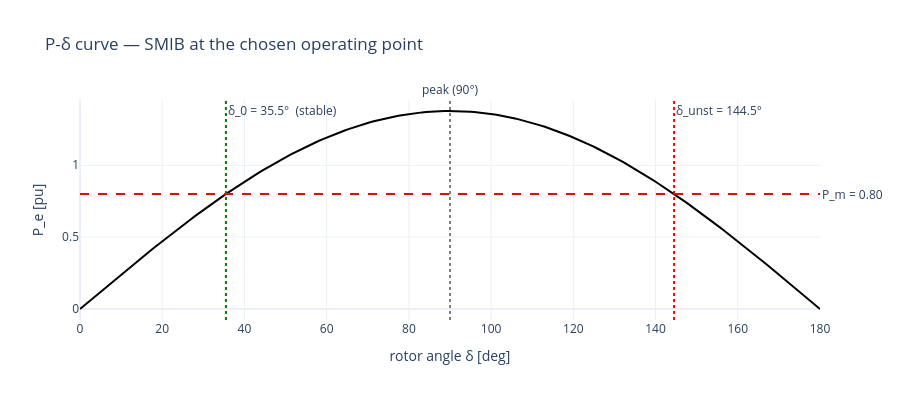

Notebook source saved alongside this figure:
### Code cell
\
# Plot the P-delta curve with both equilibria marked.
delta_axis = np.linspace(0, math.pi, 200)
Pe_curve = Pmax * np.sin(delta_axis)

fig = go.Figure()
fig.add_trace(go.Scatter(
    x=np.degrees(delta_axis), y=Pe_curve, mode='lines',
    name='P_e(δ) = (E·V/X)·sin δ', line=dict(color='black', width=2)))
fig.add_hline(y=Pm, line_dash='dash', line_color='red',
              annotation_text=f'P_m = {Pm:.2f}', annotation_position='right')
fig.add_vline(x=math.degrees(delta_0), line_dash='dot', line_color='green',
              annotation_text=f'δ_0 = {math.degrees(delta_0):.1f}°  (stable)')
fig.add_vline(x=math.degrees(delta_unst), line_dash='dot', line_color='red',
              annotation_text=f'δ_unst = {math.degrees(delta_unst):.1f}°')
fig.add_vline(x=90, line_dash='dot', line_color='gray',
              annotation_text='peak (90°)', annotation_position='top')
fig.update_layout(title='P-δ curve — SMIB at the chosen operating point',
                  xaxis_title='rotor angle δ [deg]',
                  yaxis_title='P_e [pu]', template='plotly_white', height=400)
fig.show()

### Figure 1 — Plotly figure (JSON) as saved in the notebook; plotly's stock layout.template omitted (floating-point values rounded to 4 significant figures; data arrays with more than 128 entries replaced by an {"elided": "..."} marker saying what was removed)
{"data": [{"line": {"color": "black", "width": 2}, "mode": "lines", "name": "P_e(δ) = (E·V/X)·sin δ", "type": "scatter", "x": {"elided": "200 float values"}, "y": {"elided": "200 float values"}}], "layout": {"annotations": [{"showarrow": false, "text": "P_m = 0.80", "x": 1, "xanchor": "left", "xref": "x domain", "y": 0.8, "yanchor": "middle", "yref": "y"}, {"showarrow": false, "text": "δ_0 = 35.5°  (stable)", "x": 35.49, "xanchor": "left", "xref": "x", "y": 1, "yanchor": "top", "yref": "y domain"}, {"showarrow": false, "text": "δ_unst = 144.5°", "x": 144.5, "xanchor": "left", "xref": "x", "y": 1, "yanchor": "top", "yref": "y domain"}, {"showarrow": false, "text": "peak (90°)", "x": 90, "xanchor": "center", "xref": "x", "y": 1, "yanchor": "bottom", "yref": "y domain"}], "height": 400, "shapes": [{"line": {"color": "red", "dash": "dash"}, "type": "line", "x0": 0, "x1": 1, "xref": "x domain", "y0": 0.8, "y1": 0.8, "yref": "y"}, {"line": {"color": "green", "dash": "dot"}, "type": "line", "x0": 35.49, "x1": 35.49, "xref": "x", "y0": 0, "y1": 1, "yref": "y domain"}, {"line": {"color": "red", "dash": "dot"}, "type": "line", "x0": 144.5, "x1": 144.5, "xref": "x", "y0": 0, "y1": 1, "yref": "y domain"}, {"line": {"color": "gray", "dash": "dot"}, "type": "line", "x0": 90, "x1": 90, "xref": "x", "y0": 0, "y1": 1, "yref": "y domain"}], "title": {"text": "P-δ curve — SMIB at the chosen operating point"}, "xaxis": {"title": {"text": "rotor angle δ [deg]"}}, "yaxis": {"title": {"text": "P_e [pu]"}}}}
